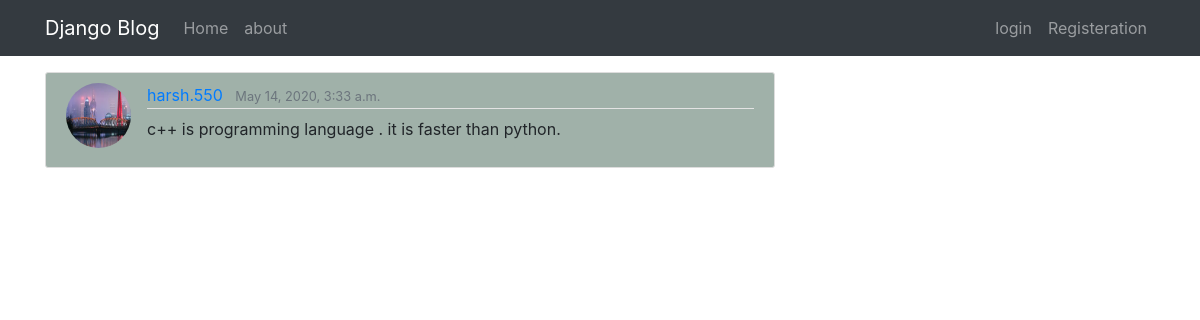
Screenshot of /detail/3/ with the database file from the repository.
### blogs/models.py (models this page shows, shortened)
class Post(models.Model):
    title = models.CharField(max_length=100)
    content = models.TextField()
    date_posted = models.DateTimeField(default=timezone.now)
    author = models.ForeignKey(User,on_delete = models.CASCADE)

### users/models.py (models this page shows, shortened)
class profile(models.Model):
    user = models.OneToOneField(User,on_delete=models.CASCADE)
    image = models.ImageField(default="default.jpg",upload_to='profile_pics')

### blogs/views.py (the view)
# urls.py: path('detail/<int:pk>/',PostDetailView.as_view(),name="detail"),
class PostDetailView(DetailView):
    model = Post
    template_name="blogs/detail.html"

### blogs/templates/blogs/detail.html (shortened to what this page needs)
{% extends "blogs/base.html" %}
{% block body %}
<article class="media content-section">
    <img class="rounded-circle article-img" src="{{ object.author.profile.image.url}}">
    <div class="media-body">
        <div class="article-metadata">
            <a class="mr-2" href="{% url  'user-post'  object.author.username %}">{{object.author}}</a>
            <small class="text-muted">{{object.date_posted}}</small>
        </div>
        <p class="article-content">{{object.content}}</p>
    </div>
{% endblock %}

### blogs/static/blogs/style.css (style rules this page uses)
body { background: #bd1212; color: #ca3232; margin-top: 5rem; }
.content-section { margin-top: 1rem; background: #a0b1a9; padding: 10px 20px; border: 1px solid #dddddd; border-radius: 3px; margin-bottom: 20px; }
.article-content { white-space: pre-line; }
.article-img { height: 65px; width: 65px; margin-right: 16px; }
.article-metadata { padding-bottom: 1px; margin-bottom: 4px; border-bottom: 1px solid #e3e3e3 }

### rows the page displays
Post: author.profile.image (picture), author "harsh.550", date_posted "May 14, 2020, 3:33 a.m.", content "c++ is programming language . it is faster than python."
